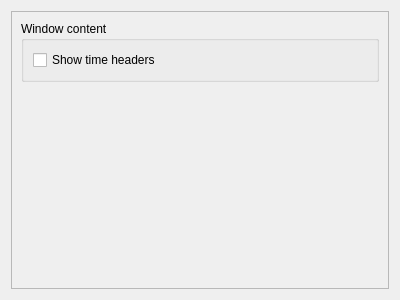
<?xml version="1.0" encoding="UTF-8"?>
<ui version="4.0">
 <class>GuiSettings</class>
 <widget class="QWidget" name="GuiSettings">
  <property name="geometry">
   <rect>
    <x>0</x>
    <y>0</y>
    <width>400</width>
    <height>300</height>
   </rect>
  </property>
  <property name="windowTitle">
   <string>Form</string>
  </property>
  <layout class="QHBoxLayout" name="horizontalLayout">
   <item>
    <widget class="QScrollArea" name="scrollArea">
     <property name="widgetResizable">
      <bool>true</bool>
     </property>
     <widget class="QWidget" name="scrollAreaWidgetContents">
      <property name="geometry">
       <rect>
        <x>0</x>
        <y>0</y>
        <width>386</width>
        <height>286</height>
       </rect>
      </property>
      <layout class="QVBoxLayout" name="verticalLayout">
       <item>
        <widget class="QGroupBox" name="groupBox">
         <property name="title">
          <string>Window content</string>
         </property>
         <layout class="QVBoxLayout" name="verticalLayout_2">
          <item>
           <widget class="QCheckBox" name="kcfg_showTimeHeaders">
            <property name="toolTip">
             <string>Wheter to show the descriptive headers on top of the stopwatch display(s)</string>
            </property>
            <property name="text">
             <string>Show time headers</string>
            </property>
           </widget>
          </item>
         </layout>
        </widget>
       </item>
       <item>
        <spacer name="verticalSpacer">
         <property name="orientation">
          <enum>Qt::Vertical</enum>
         </property>
         <property name="sizeHint" stdset="0">
          <size>
           <width>20</width>
           <height>40</height>
          </size>
         </property>
        </spacer>
       </item>
      </layout>
     </widget>
    </widget>
   </item>
  </layout>
 </widget>
 <resources/>
 <connections/>
</ui>
